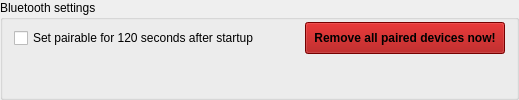
       <widget class="QGroupBox" name="groupBoxBluetoothAdapter">
        <property name="sizePolicy">
         <sizepolicy hsizetype="Expanding" vsizetype="Fixed">
          <horstretch>0</horstretch>
          <verstretch>0</verstretch>
         </sizepolicy>
        </property>
        <property name="title">
         <string>Bluetooth settings</string>
        </property>
        <layout class="QVBoxLayout" name="verticalLayout_34">
         <property name="topMargin">
          <number>0</number>
         </property>
         <property name="bottomMargin">
          <number>0</number>
         </property>
         <item>
          <widget class="QWidget" name="widget" native="true">
           <property name="sizePolicy">
            <sizepolicy hsizetype="Expanding" vsizetype="Preferred">
             <horstretch>0</horstretch>
             <verstretch>0</verstretch>
            </sizepolicy>
           </property>
           <layout class="QHBoxLayout" name="btsettings">
            <property name="leftMargin">
             <number>0</number>
            </property>
            <property name="topMargin">
             <number>0</number>
            </property>
            <property name="rightMargin">
             <number>0</number>
            </property>
            <property name="bottomMargin">
             <number>0</number>
            </property>
            <item>
             <widget class="QCheckBox" name="checkBoxBluetoothAutoPair">
              <property name="sizePolicy">
               <sizepolicy hsizetype="Minimum" vsizetype="Fixed">
                <horstretch>0</horstretch>
                <verstretch>0</verstretch>
               </sizepolicy>
              </property>
              <property name="minimumSize">
               <size>
                <width>0</width>
                <height>32</height>
               </size>
              </property>
              <property name="maximumSize">
               <size>
                <width>16777215</width>
                <height>32</height>
               </size>
              </property>
              <property name="text">
               <string>Set pairable for 120 seconds after startup</string>
              </property>
             </widget>
            </item>
            <item>
             <spacer name="horizontalSpacer_2">
              <property name="orientation">
               <enum>Qt::Orientation::Horizontal</enum>
              </property>
              <property name="sizeHint" stdset="0">
               <size>
                <width>40</width>
                <height>20</height>
               </size>
              </property>
             </spacer>
            </item>
            <item>
             <widget class="QPushButton" name="pushButtonUnpair">
              <property name="sizePolicy">
               <sizepolicy hsizetype="Fixed" vsizetype="Fixed">
                <horstretch>0</horstretch>
                <verstretch>0</verstretch>
               </sizepolicy>
              </property>
              <property name="minimumSize">
               <size>
                <width>200</width>
                <height>32</height>
               </size>
              </property>
              <property name="maximumSize">
               <size>
                <width>16777215</width>
                <height>32</height>
               </size>
              </property>
              <property name="font">
               <font>
                <bold>true</bold>
               </font>
              </property>
              <property name="styleSheet">
               <string notr="true">background-color: rgb(164, 0, 0);
outline: none;</string>
              </property>
              <property name="text">
               <string>Remove all paired devices now!</string>
              </property>
             </widget>
            </item>
           </layout>
          </widget>
         </item>
         <item>
          <widget class="QWidget" name="horizontalWidget" native="true">
           <property name="sizePolicy">
            <sizepolicy hsizetype="Expanding" vsizetype="Preferred">
             <horstretch>0</horstretch>
             <verstretch>0</verstretch>
            </sizepolicy>
           </property>
           <layout class="QFormLayout" name="formLayout_27">
            <property name="leftMargin">
             <number>0</number>
            </property>
            <property name="topMargin">
             <number>0</number>
            </property>
            <property name="bottomMargin">
             <number>0</number>
            </property>
           </layout>
          </widget>
         </item>
        </layout>
       </widget>
